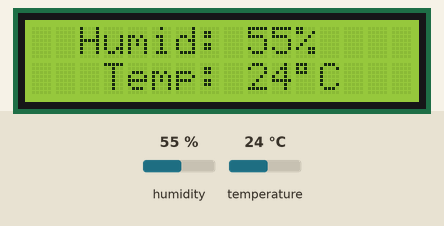
Simulated run of this sketch. Board: Arduino Uno, built with avr-gcc and run on an emulated ATmega328P. Shown: 16×2 character LCD. Inputs (shaded band) come from the test bench; at power-on: humidity 55 %, temperature 24 °C.

Above: at 2.7 s.
2.8 s: humidity set to 22 %
At 5.4 s:
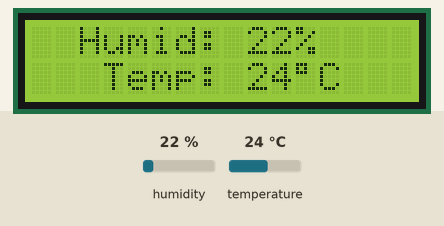
5.8 s: temperature set to 12 °C
At 7.5 s:
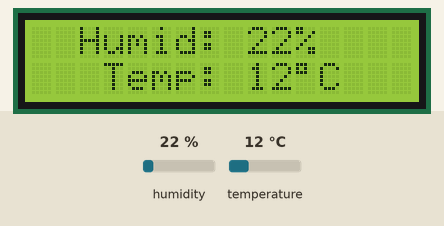
8.8 s: humidity set to 40 %
At 11.4 s:
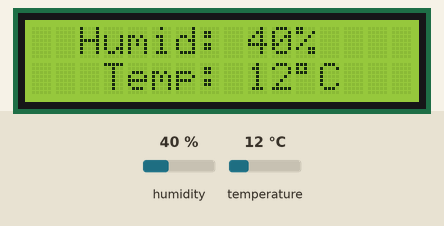
11.8 s: temperature set to 19 °C
At 13.5 s:
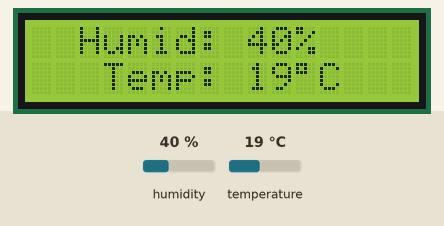
Timing chart, 0 to 15.0 s (numbered marks = the images above; inputs shaded):
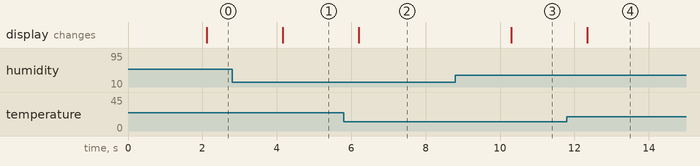

Measured:
- after the input at 2.8 s, the display: changes after 1.4 s (image 1)
- after the input at 5.8 s, the display: changes after 0.40 s (image 2)
- after the input at 8.8 s, the display: changes after 1.5 s (image 3)
- after the input at 11.8 s, the display: changes after 0.54 s (image 4)

The sketch:

main.ino
```cpp
#include <DHT.h>
#include <Wire.h>
#include <LiquidCrystal_I2C.h>

#define DHTPIN 2 // D2 connected to the DHT sensor
#define DHTTYPE DHT11

DHT dht(DHTPIN, DHTTYPE);

// Set the LCD address to 0x27 for a 16 chars and 2 line display
LiquidCrystal_I2C lcd(0x27, 16, 2);

void setup() {
  Serial.begin(9600);

  dht.begin();
  lcd.init();
  lcd.backlight();
}

void loop() {
  delay(2000);

  // Read relative humidity
  int h = dht.readHumidity();
  // Read temperature as Celsius
  int t = dht.readTemperature();

  if (isnan(h) || isnan(t)) {
    Serial.println("Failed to read from DHT sensor!");
    return;
  }

  lcd.clear();
  lcd.setCursor(2,0);
  lcd.print("Humid: ");
  lcd.print(h);
  lcd.print("%");
  lcd.setCursor(3,1);
  lcd.print("Temp: ");
  lcd.print(t);
  lcd.print("\xDF""C");
}
```
